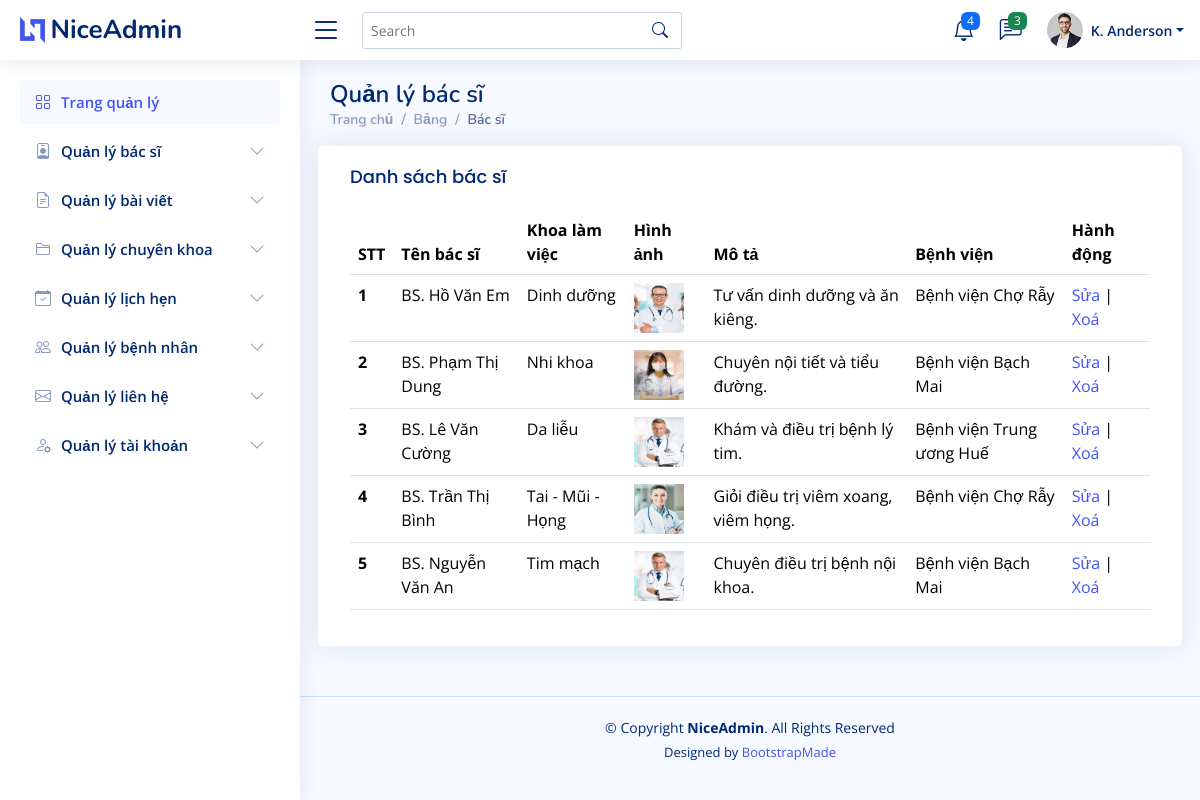
The app's page /admin/index.php?act=list_bacsi with its own data.
### tables this page shows
CREATE TABLE `doctor` (
  `doctor_id` int NOT NULL AUTO_INCREMENT,
  `doctor_name` varchar(100) NOT NULL,
  `image` varchar(255) DEFAULT NULL,
  `department` varchar(500) DEFAULT NULL,
  `profile_description` text,
  `experience` varchar(100) DEFAULT NULL,
  `degree` varchar(255) DEFAULT NULL,
  `awards_certifications` varchar(255) DEFAULT NULL,
  `user_id` int DEFAULT NULL,
  `specializations_id` int DEFAULT NULL,
  `hospital_id` int DEFAULT NULL,
  PRIMARY KEY (`doctor_id`)
);

CREATE TABLE `specializations` (
  `specializations_id` int NOT NULL AUTO_INCREMENT,
  `specialization_name` varchar(125) DEFAULT NULL,
  `description` text,
  PRIMARY KEY (`specializations_id`)
);

CREATE TABLE `hospital` (
  `hospital_id` int NOT NULL AUTO_INCREMENT,
  `hospital_name` varchar(255) DEFAULT NULL,
  `hospital_address` varchar(255) DEFAULT NULL,
  `city` varchar(255) DEFAULT NULL,
  `phone_number` varchar(20) DEFAULT NULL,
  `hospital_email` varchar(255) DEFAULT NULL,
  `specializations` varchar(255) DEFAULT NULL,
  `clinic` varchar(255) DEFAULT NULL,
  PRIMARY KEY (`hospital_id`)
);

### model/ketnoi/bacsi.php (called while the page is built, shortened)
<?php
    function hienthi_bacsi(){
        $conn= connectdb();
        $sql = "SELECT * FROM doctor doc INNER JOIN specializations sp ON doc.specializations_id = sp.specializations_id
	            INNER JOIN hospital ho ON  doc.hospital_id=ho.hospital_id
	            ORDER BY doctor_id DESC";
        $stmt = $conn->prepare($sql);
        $stmt->execute();
        $kqbacsi= $stmt->fetchAll();
        return $kqbacsi;
    }
?>

### admin/view/hienthi/bacsi/bacsi.php (the view, shortened to what this page needs)
<main id="main" class="main">
<div class="pagetitle">
  <h1>Quản lý bác sĩ</h1>
  <nav>
    <ol class="breadcrumb">
      <li class="breadcrumb-item"><a href="index.php?act=trangchu">Trang chủ</a></li>
      <li class="breadcrumb-item">Bảng</li>
      <li class="breadcrumb-item active">Bác sĩ</li>
    </ol>
  </nav>
</div>
<section class="section">
  <div class="row">
      <div class="card">
        <div class="card-body">
          <h5 class="card-title">Danh sách bác sĩ</h5>
          <table class="table datatable">
            <thead>
              <tr>
                <th >STT</th>
                <th>Tên bác sĩ</th>
                <th >Khoa làm việc</th>
                <th >Hình ảnh</th>
                <th >Mô tả</th>
                <th >Bệnh viện</th>
                <th>Hành động</th>
              </tr>
            </thead>
            <tbody>
              <?php
                if(isset($kqbacsi)&& count($kqbacsi)> 0){
                  $i =1;
                  foreach($kqbacsi as $kq){
                    echo '
                        <tr>
                            <th scope="row">'.$i++.'</th>
                            <td>'.$kq['doctor_name'].'</td>
                            <td>'.$kq['specialization_name'].'</td>
                            <td>
                              <img src="../admin/assets/img/'.$kq['image'].'" alt="'.$kq['image'].'" style="width: 50px; height:50px">
                            </td>
                            <td>'.$kq['profile_description'].'</td>
                            <td>'.$kq['hospital_name'].'</td>
                            <td>
                                <a href="index.php?act=sua_bacsi&doctor_id='.$kq['doctor_id'].'">Sửa</a> |
                                <a href="index.php?act=del_bacsi&doctor_id='.$kq['doctor_id'].'" onclick="return confirm(\'Bạn có chắc chắn muốn xóa bác sĩ này không?\')">Xoá</a>
                            </td>
                        </tr>
              ';
                  }
                }
              ?>
            </tbody>
          </table>
        </div>
    </div>
  </div>
</section>
</main>

### admin/assets/css/style.css (style rules this page uses)
:root { scroll-behavior: smooth; }
body { font-family: "Open Sans", sans-serif; background: #f6f9ff; color: #444444; }
a { color: #4154f1; text-decoration: none; }
h1, h2, h3, h4, h5, h6 { font-family: "Nunito", sans-serif; }
#main { margin-top: 60px; padding: 20px 30px; transition: all 0.3s; }
.pagetitle { margin-bottom: 10px; }
.pagetitle h1 { font-size: 24px; margin-bottom: 0; font-weight: 600; color: #012970; }
.card { margin-bottom: 30px; border: none; border-radius: 5px; box-shadow: 0px 0 30px rgba(1, 41, 112, 0.1); }
.card-title { padding: 20px 0 15px 0; font-size: 18px; font-weight: 500; color: #012970; font-family: "Poppins", sans-serif; }
.card-body { padding: 0 20px 20px 20px; }
.breadcrumb { font-size: 14px; font-family: "Nunito", sans-serif; color: #899bbd; font-weight: 600; }
.breadcrumb a { color: #899bbd; transition: 0.3s; }
.breadcrumb .breadcrumb-item::before { color: #899bbd; }
.breadcrumb .active { color: #51678f; font-weight: 600; }
@media (min-width: 1200px) { #main, #footer { margin-left: 300px; } }

### records on screen
doctor: doctor_name "BS. Hồ Văn Em", specializations.specialization_name "Dinh dưỡng", image (picture), profile_description "Tư vấn dinh dưỡng và ăn kiêng.", hospital.hospital_name "Bệnh viện Chợ Rẫy"
doctor: doctor_name "BS. Phạm Thị Dung", specializations.specialization_name "Nhi khoa", image (picture), profile_description "Chuyên nội tiết và tiểu đường.", hospital.hospital_name "Bệnh viện Bạch Mai"
doctor: doctor_name "BS. Lê Văn Cường", specializations.specialization_name "Da liễu", image (picture), profile_description "Khám và điều trị bệnh lý tim.", hospital.hospital_name "Bệnh viện Trung ương Huế"
doctor: doctor_name "BS. Trần Thị Bình", specializations.specialization_name "Tai - Mũi - Họng", image (picture), profile_description "Giỏi điều trị viêm xoang, viêm họng.", hospital.hospital_name "Bệnh viện Chợ Rẫy"
doctor: doctor_name "BS. Nguyễn Văn An", specializations.specialization_name "Tim mạch", image (picture), profile_description "Chuyên điều trị bệnh nội khoa.", hospital.hospital_name "Bệnh viện Bạch Mai"
